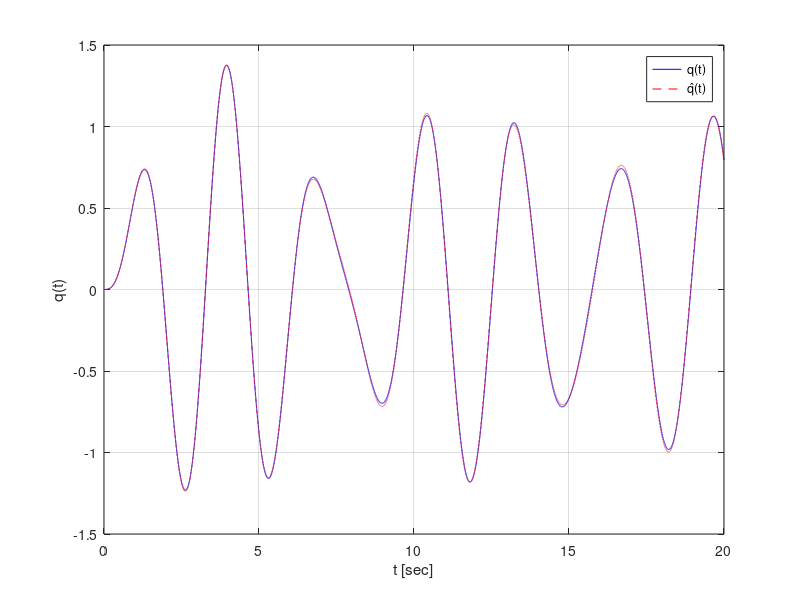
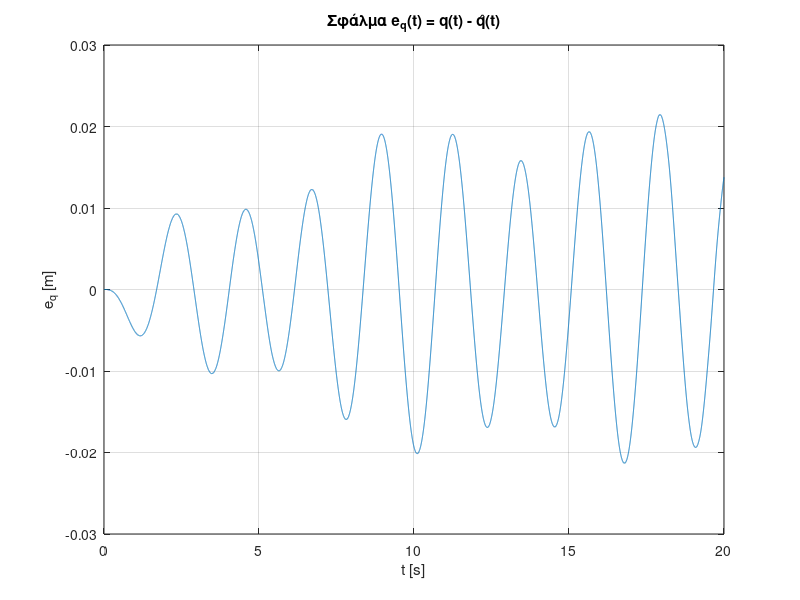
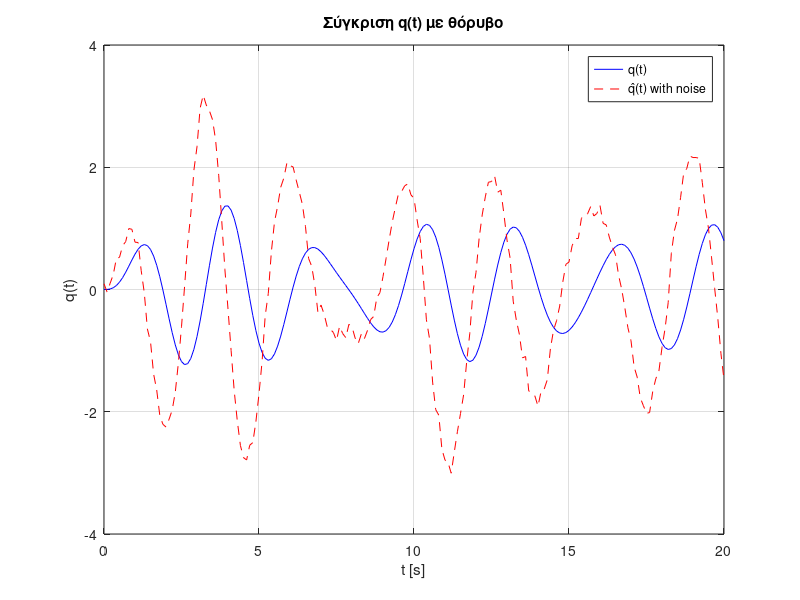
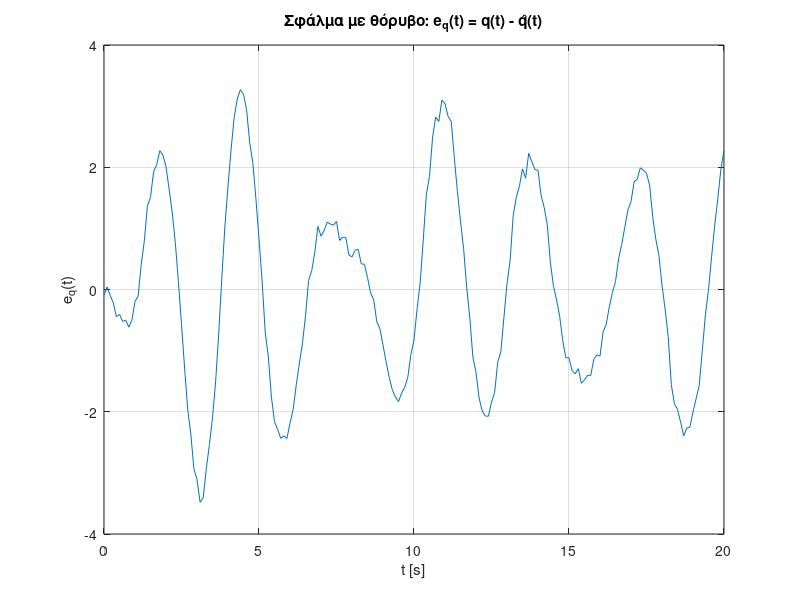

Source code (MATLAB) for these figures, in order:
clear;
clc;
close all;

m = 0.75;
L = 1.25;
c = 0.15;
g = 9.81;

x0 = [0; 0];                    
t_full = 0:0.001:20;            
u = @(t) 4 * sin(2 * t);        

f = @(t, x) [x(2); (1/(m*L^2)) * (u(t) - c*x(2) - m*g*L*x(1))];

[~, x] = ode45(f, t_full, x0);       
y_full = x(:,1);                     
dy_full = x(:,2);                    

% Δειγματοληψια
Ts = 0.1;
t = 0:Ts:20;
y = interp1(t_full, y_full, t)';
dy = interp1(t_full, dy_full, t)';
u_sampled = 4 * sin(2 * t)';

% Φιλτρο 
s = tf('s');
sys1 = s / (s + 1);          % s*q / (s+1)
sys2 = 1 / (s + 1);          % q / (s+1)
sys3 = 1 / (s + 1);          % u / (s+1)


z1 = lsim(sys1, y, t);       % s*q / (s+1)
z2 = lsim(sys2, y, t);       % q / (s+1)
z3 = lsim(sys3, u_sampled, t);  % u / (s+1)

% Least Squares
Z = [z1 z2 z3];   % Φ
Qdot = dy;        % q̇(t) 
a = Z' * Z;
b = Qdot' * Z;
theta = b / a;

% Εκτίμηση παραμέτρων
ML2 = 1 / theta(3);                         % mL^2
chat = (1 - theta(1)) * ML2;                % ĉ
mgL = -theta(2) * ML2;                      % mgL
mhat = mgL / (g * L);                       % m̂
lhat = sqrt(ML2 / mhat);                    % L̂

fprintf('\nΕκτιμήσεις παραμέτρων\n');
fprintf('m̂ = %.4f kg\n', mhat);
fprintf('L̂ = %.4f m\n', lhat);
fprintf('ĉ = %.4f N·m·s\n', chat);

fhat = @(t, x) [x(2); (1/(mhat*lhat^2)) * (u(t) - chat*x(2) - mhat*g*lhat*x(1))];
[~, xhat] = ode45(fhat, t_full, x0);
yhat = xhat(:,1);   % q̂(t)

figure;
plot(t_full, y_full, 'b', t_full, yhat, 'r--');
legend('q(t)', 'q̂(t)');
xlabel('t [sec]');
ylabel('q(t)');
grid on;

% calculate error and plot(t, e)
e = y_full - yhat;
figure;
plot(t_full, e)
title('Σφάλμα e_q(t) = q(t) - q̂(t)');
xlabel('t [s]');
ylabel('e_q [m]');
grid on;
% ΘΕΜΑ 3α
noise_level = 0.1;

y_noisy = y + noise_level * randn(size(y));            % q(t) με θόρυβο
dy_noisy = dy + noise_level * randn(size(dy));         % q̇(t) με θόρυβο
u_noisy = u_sampled + noise_level * randn(size(u_sampled));  % u(t) με θόρυβο

z1_noisy = lsim(sys1, y_noisy, t);  
z2_noisy = lsim(sys2, y_noisy, t);  
z3_noisy = lsim(sys3, u_noisy, t);  

Z_noisy = [z1_noisy z2_noisy z3_noisy];  % νέο Φ
Qdot_noisy = dy_noisy;                   % νέο q̇(t)

a_noisy = Z_noisy' * Z_noisy;
b_noisy = Qdot_noisy' * Z_noisy;
theta_noisy = b_noisy / a_noisy;

ML2_n = 1 / theta_noisy(3);
chat_n = (1 - theta_noisy(1)) * ML2_n;
mgL_n = -theta_noisy(2) * ML2_n;
mhat_n = mgL_n / (g * L);
lhat_n = sqrt(ML2_n / mhat_n);

% Εκτύπωση συγκρίσεων
fprintf('\nΕκτιμήσεις χωρίς θόρυβο\n');
fprintf('m̂ = %.4f kg\n', mhat);
fprintf('L̂ = %.4f m\n', lhat);
fprintf('ĉ = %.4f N·m·s\n', chat);

fprintf('\nΕκτιμήσεις με θόρυβο\n');
fprintf('m̂ (noisy) = %.4f kg\n', mhat_n);
fprintf('L̂ (noisy) = %.4f m\n', lhat_n);
fprintf('ĉ (noisy) = %.4f N·m·s\n', chat_n);

fprintf('\nΑπόκλιση\n');
fprintf('Δm = %.4f\n', abs(mhat - mhat_n));
fprintf('ΔL = %.4f\n', abs(lhat - lhat_n));
fprintf('Δc = %.4f\n', abs(chat - chat_n));

yhat_noisy = Z_noisy * theta_noisy';

figure;
plot(t, y, 'b', t, yhat_noisy, 'r--');
legend('q(t)', 'q̂(t) with noise');
title('Σύγκριση q(t) με θόρυβο');
xlabel('t [s]');
ylabel('q(t)');
grid on;

% Σφάλμα εξόδου με θόρυβο
e_noise = y - yhat_noisy;
figure;
plot(t, e_noise);
title('Σφάλμα με θόρυβο: e_q(t) = q(t) - q̂(t)');
xlabel('t [s]');
ylabel('e_q(t)');
grid on;